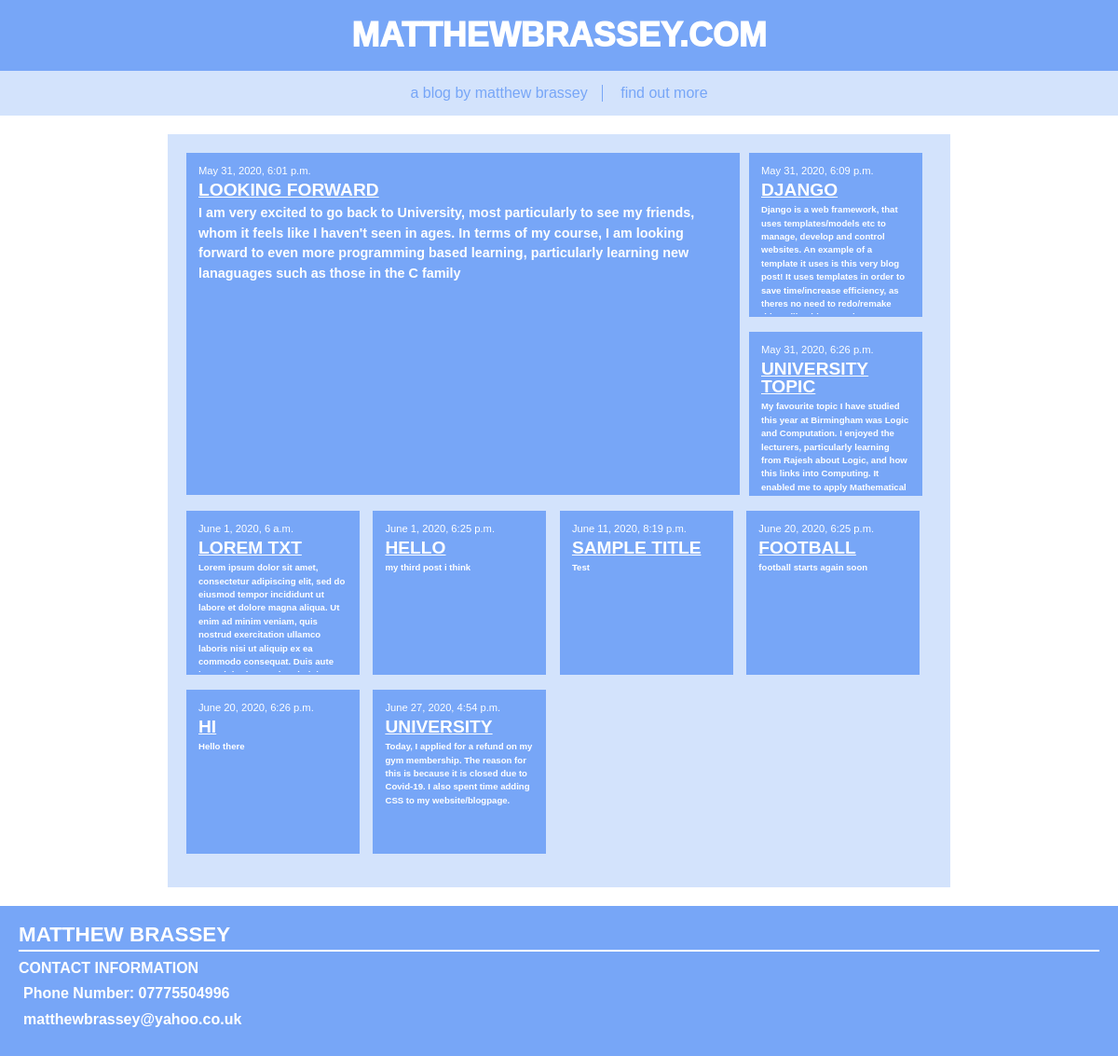
The page / on the database its author committed.
### blog/models.py (models this page shows, shortened)
class Post(models.Model):
    author = models.ForeignKey(settings.AUTH_USER_MODEL, on_delete=models.CASCADE)
    title = models.CharField(max_length=200)
    text = models.TextField()
    created_date = models.DateTimeField(default=timezone.now)
    published_date = models.DateTimeField(blank=True, null=True)

### blog/views.py (the view)
# urls.py: path('', views.post_list, name='post_list'),
def post_list(request):
    posts = Post.objects.filter(published_date__lte=timezone.now()).order_by('published_date')
    return render(request, 'blog/post_list.html', {'posts': posts})

### blog/templates/blog/post_list.html
{% extends 'blog/base.html' %}
{% block content %}
{% for post in posts %}
<div class="post">
  <div class="date">
    {{ post.published_date }}
  </div>
  <a href="{% url 'post_detail' pk=post.pk %}"></a>
  <h2>{{ post.title }}</h2>
  <p>{{ post.text|linebreaksbr }}</p>
</div>
{% endfor %}
{% endblock %}

### blog/static/css/blog.css (style rules this page uses)
body { background:#fff;color:#fff;margin:0;padding:0;font-family:'Lucida Sans','Lucida Sans Regular','Lucida Grande','Lucida Sans Unicode',Geneva,Verdana,sans-serif;font-weight:700 }
* { padding:0;margin:0;font-size:100% }
p { margin:0 0 10px 0;line-height:1.5 }
a { text-decoration:none;color:#77a6f7 }
h1,h2,h3,h4,h5,h6 { font-weight:400;font-size:100%;line-height:1 }
h1,h2,h3,h4 { text-transform:uppercase }
.date { font-size:70%;font-weight:initial }
.post:first-of-type { width:71%;height:341px;float:left; max-height: none; font-size: 100%; }
.post { color:#fff;padding:10px;display:inline-block;width:20%;margin:0 10px 2% 0;border:3px solid #77a6f7;vertical-align:top;min-height:150px;max-height:150px;background:#77a6f7; overflow: hidden; }
.post p { font-size: 60%; }
.post:first-of-type p { font-size: 90%; }
.post a,.post a:visited { color:#fff;display:block;position:absolute;width:100px;height:100px }
.post h2 { font-size: 120%;margin: 5px 0; font-weight: bold; text-decoration: underline; }

### rows shown on the page
Post: published_date "May 31, 2020, 6:01 p.m.", title "LOOKING FORWARD", text "I am very excited to go back to University, most particularly to see my friends, whom it feels like I haven't seen in ages. In terms of my course, I am looking forward to even more programming based learning, particularly learning new lanaguages such as those in the C family"
Post: published_date "May 31, 2020, 6:09 p.m.", title "DJANGO", text "Django is a web framework, that uses templates/models etc to manage, develop and control websites. An example of a template it uses is this very blog post! It uses templates in order to save time/increase efficiency, as theres no need to redo/remake…"
Post: published_date "May 31, 2020, 6:26 p.m.", title "UNIVERSITY TOPIC", text "My favourite topic I have studied this year at Birmingham was Logic and Computation. I enjoyed the lecturers, particularly learning from Rajesh about Logic, and how this links into Computing. It enabled me to apply Mathematical…"
Post: published_date "June 1, 2020, 6 a.m.", title "LOREM TXT", text "Lorem ipsum dolor sit amet, consectetur adipiscing elit, sed do eiusmod tempor incididunt ut labore et dolore magna aliqua. Ut enim ad minim veniam, quis nostrud exercitation ullamco laboris nisi ut aliquip ex ea commodo consequat. Duis aute…"
Post: published_date "June 1, 2020, 6:25 p.m.", title "HELLO", text "my third post i think"
Post: published_date "June 11, 2020, 8:19 p.m.", title "SAMPLE TITLE", text "Test"
Post: published_date "June 20, 2020, 6:25 p.m.", title "FOOTBALL", text "football starts again soon"
Post: published_date "June 20, 2020, 6:26 p.m.", title "HI", text "Hello there"
Post: published_date "June 27, 2020, 4:54 p.m.", title "UNIVERSITY", text "Today, I applied for a refund on my gym membership. The reason for this is because it is closed due to Covid-19. I also spent time adding CSS to my website/blogpage."
